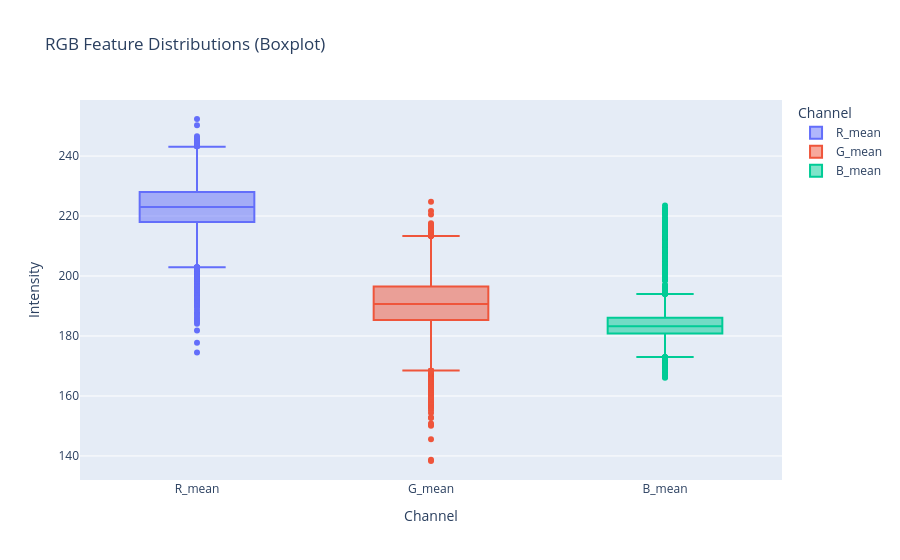

Write notebook code for a chart like this one.
### Code cell
import plotly.express as px

df_melted = df.melt(
    id_vars="label",
    value_vars=["R_mean", "G_mean", "B_mean"],
    var_name="Channel",
    value_name="Intensity"
)

fig = px.box(
    df_melted,
    x="Channel",
    y="Intensity",
    color="Channel",
    title="RGB Feature Distributions (Boxplot)"
)

fig.show()

### Figure 1 — Plotly figure (JSON) as saved in the notebook; plotly's stock layout.template omitted (floating-point values rounded to 4 significant figures; data arrays with more than 128 entries replaced by an {"elided": "..."} marker saying what was removed)
{"data": [{"alignmentgroup": "True", "hovertemplate": "Channel=%{x}<br>Intensity=%{y}<extra></extra>", "legendgroup": "R_mean", "marker": {"color": "#636efa"}, "name": "R_mean", "notched": false, "offsetgroup": "R_mean", "orientation": "v", "showlegend": true, "type": "box", "x": {"elided": "17092 str values"}, "x0": " ", "xaxis": "x", "y": {"elided": "17092 float values"}, "y0": " ", "yaxis": "y"}, {"alignmentgroup": "True", "hovertemplate": "Channel=%{x}<br>Intensity=%{y}<extra></extra>", "legendgroup": "G_mean", "marker": {"color": "#EF553B"}, "name": "G_mean", "notched": false, "offsetgroup": "G_mean", "orientation": "v", "showlegend": true, "type": "box", "x": {"elided": "17092 str values"}, "x0": " ", "xaxis": "x", "y": {"elided": "17092 float values"}, "y0": " ", "yaxis": "y"}, {"alignmentgroup": "True", "hovertemplate": "Channel=%{x}<br>Intensity=%{y}<extra></extra>", "legendgroup": "B_mean", "marker": {"color": "#00cc96"}, "name": "B_mean", "notched": false, "offsetgroup": "B_mean", "orientation": "v", "showlegend": true, "type": "box", "x": {"elided": "17092 str values"}, "x0": " ", "xaxis": "x", "y": {"elided": "17092 float values"}, "y0": " ", "yaxis": "y"}], "layout": {"boxmode": "overlay", "legend": {"title": {"text": "Channel"}, "tracegroupgap": 0}, "title": {"text": "RGB Feature Distributions (Boxplot)"}, "xaxis": {"anchor": "y", "categoryarray": ["R_mean", "G_mean", "B_mean"], "categoryorder": "array", "domain": [0, 1], "title": {"text": "Channel"}}, "yaxis": {"anchor": "x", "domain": [0, 1], "title": {"text": "Intensity"}}}}
